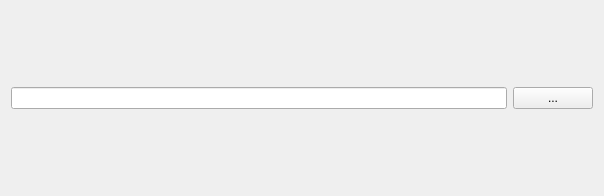
<?xml version="1.0" encoding="UTF-8"?>
<ui version="4.0">
 <class>Form</class>
 <widget class="QWidget" name="Form">
  <property name="geometry">
   <rect>
    <x>0</x>
    <y>0</y>
    <width>604</width>
    <height>196</height>
   </rect>
  </property>
  <property name="windowTitle">
   <string>Form</string>
  </property>
  <layout class="QHBoxLayout" name="horizontalLayout">
   <item>
    <widget class="QLineEdit" name="lineEdit"/>
   </item>
   <item>
    <widget class="QPushButton" name="pushButton">
     <property name="sizePolicy">
      <sizepolicy hsizetype="Maximum" vsizetype="Fixed">
       <horstretch>0</horstretch>
       <verstretch>0</verstretch>
      </sizepolicy>
     </property>
     <property name="text">
      <string>...</string>
     </property>
    </widget>
   </item>
  </layout>
 </widget>
 <resources/>
 <connections/>
</ui>
